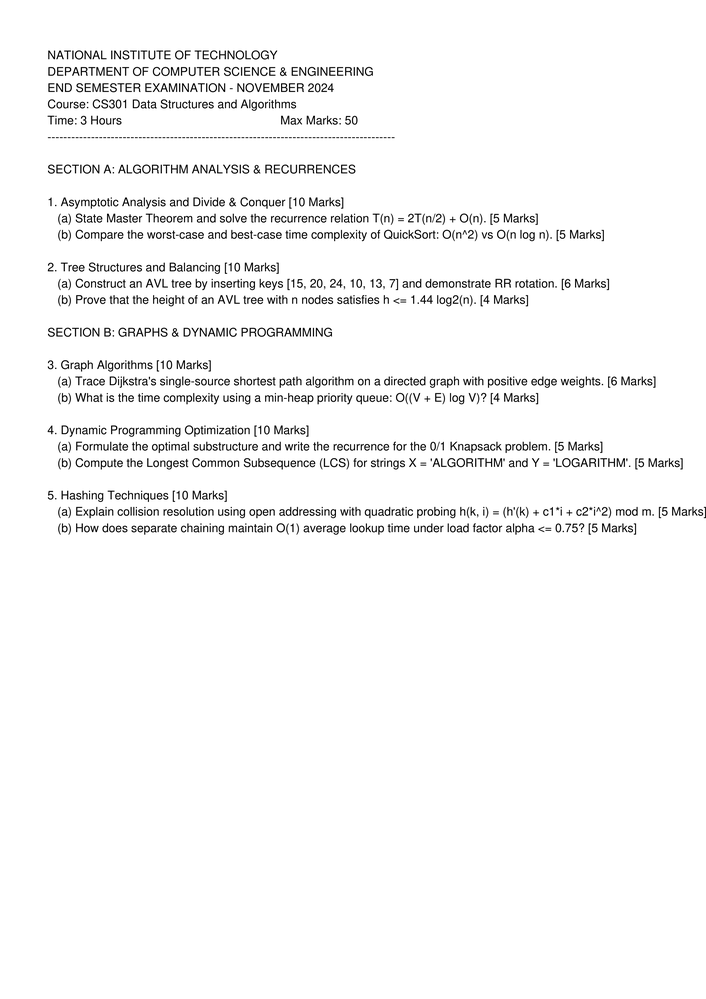
#> input picture uploads/page_1_sample_dsa_exam_2024.png, 706 x 999 px, shrunk from 2480 x 3509 before the run
$ python -i image_utils.py   (imports and definitions only)
#> lines starting #> are read from the running program, lines starting #| are printed output that depends on the picture; after the words box and inside, x2 and y2 are one past the last pixel; in counts of white or black regions, pixels touching at a corner belong together
### backend/utils/logger.py
"""
Centralized Logging Configuration.

Provides structured logging using structlog with JSON output
for production and colored console output for development.
"""

import logging
import sys

import structlog

from backend.config import get_settings


# [57 lines left out: function setup_logging, not called in this run]


def get_logger(name: str) -> structlog.stdlib.BoundLogger:
    """
    Get a named structured logger.

    Args:
        name: Logger name, typically __name__ of the calling module.

    Returns:
        A bound structlog logger instance.
    """
#> further down, picture is the input picture: shape (999, 706, 3); min 0, max 255, mean 246.8
    return structlog.get_logger(name)

### backend/utils/image_utils.py
"""
Image Preprocessing Utility Functions.

Provides helpers for image preprocessing operations used by the OCR engine:
deskewing, denoising, binarization, and contrast enhancement.
"""

from pathlib import Path

import cv2
import numpy as np

from backend.utils.logger import get_logger

# [1 line that did not run here, left out]


# [24 lines left out: function load_image, not called in this run]


def to_grayscale(image: np.ndarray) -> np.ndarray:
    """Convert a BGR image to grayscale."""
    if len(image.shape) == 2:
        return image
    return cv2.cvtColor(image, cv2.COLOR_BGR2GRAY)


# [69 lines left out: functions denoise, binarize, enhance_contrast, not called in this run]


def deskew(image: np.ndarray) -> np.ndarray:
    """
    Correct skew in a document image.

    Uses Hough line transform to detect the dominant angle
    and rotates the image to correct it.

    Args:
        image: Input image (BGR or grayscale).

    Returns:
        Deskewed image.
    """
    gray = to_grayscale(image)
    # Edge detection
    edges = cv2.Canny(gray, 50, 150, apertureSize=3)
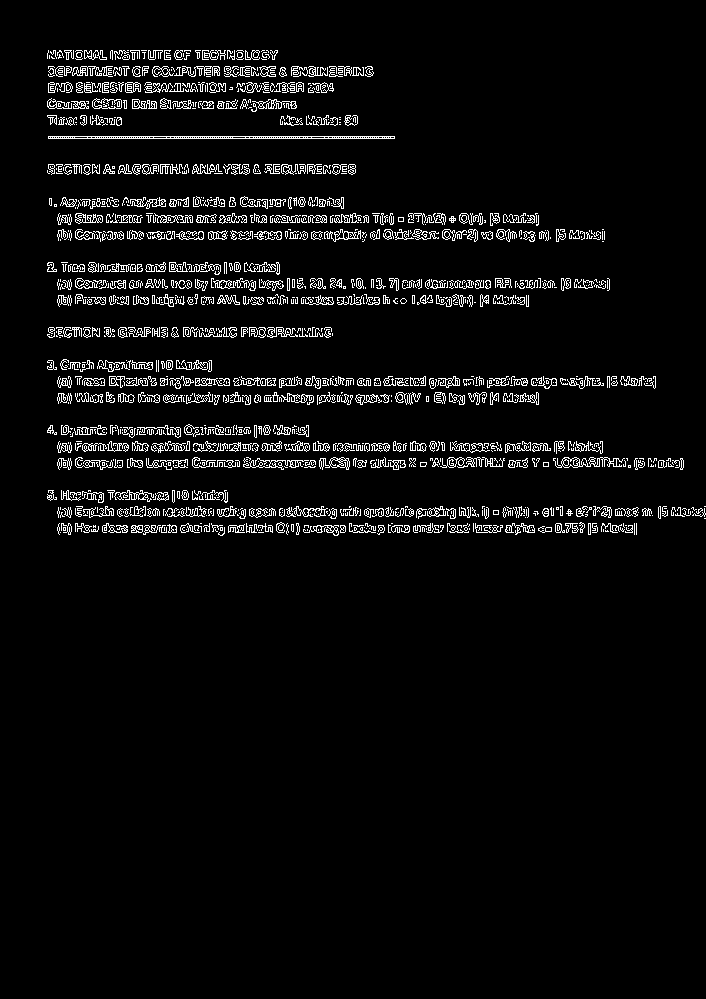
#> edges: shape (999, 706); 4.7% white in thin lines or dots, all inside (x1, y1, x2, y2) = (47, 50, 706, 536)

    # Detect lines using Hough transform
    lines = cv2.HoughLinesP(
        edges, rho=1, theta=np.pi / 180,
        threshold=100, minLineLength=100, maxLineGap=10,
    )
#> lines = 148 rows, first 6: [48, 136, 394, 136], [58, 450, 602, 450], [48, 138, 394, 138], [84, 385, 556, 385], [58, 525, 533, 525], [543, 509, 704, 509]

    if lines is None:
        logger.debug("deskew_no_lines_detected")
        return image

    # Calculate the dominant angle
    angles = []
    for line in lines:
        coords = line.flatten()
        x1, y1, x2, y2 = int(coords[0]), int(coords[1]), int(coords[2]), int(coords[3])
        angle = np.degrees(np.arctan2(y2 - y1, x2 - x1))
        # Only consider near-horizontal lines (within ±15°)
        if abs(angle) < 15:
            angles.append(angle)
#> this loop made 148 passes
#> (x1, y1, x2, y2) on passes 1 to 12: (48, 136, 394, 136), (58, 450, 602, 450), (48, 138, 394, 138), (84, 385, 556, 385), (58, 525, 533, 525), (543, 509, 704, 509), (553, 460, 683, 460), (58, 378, 458, 378), (408, 222, 538, 222), (57, 382, 655, 382), (58, 287, 609, 287), (503, 515, 704, 515)
#> after the loop, angles = 148 values from 0 to 0

    if not angles:
        logger.debug("deskew_no_suitable_angles")
        return image

    median_angle = np.median(angles)
#> median_angle = 0
#> (the run stopped early here; a loop or call above may not have finished)
